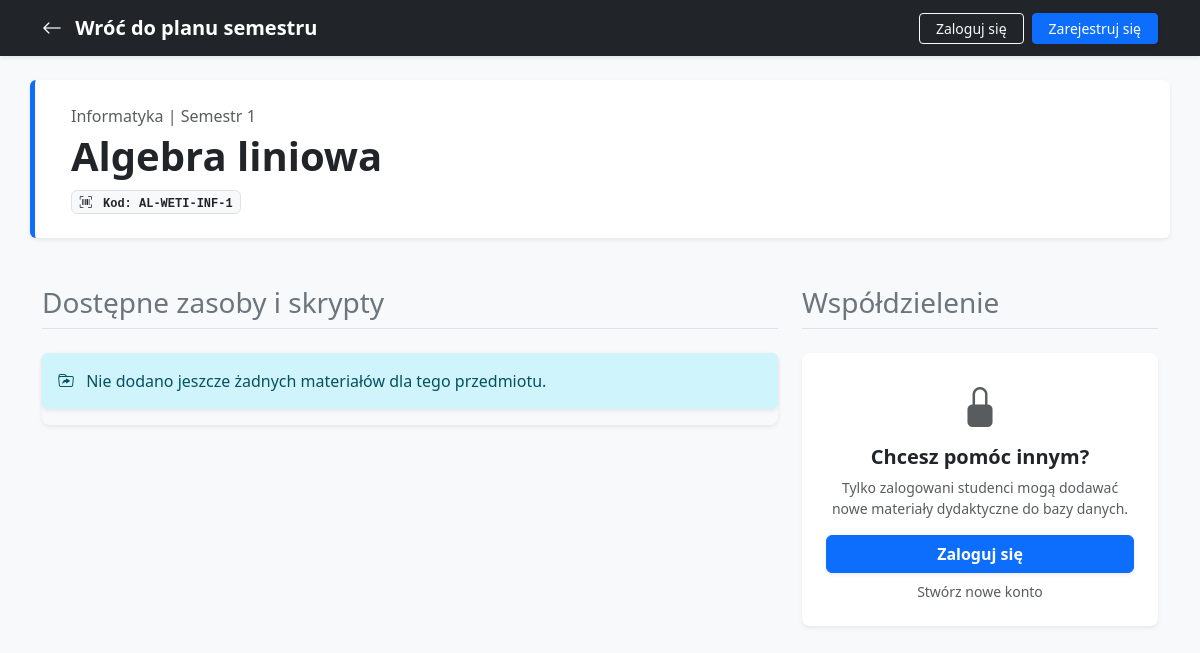
Page /subjects/1/materials on the committed database.
### resources/models.py (models this page shows, shortened)
class Subject(models.Model):
    name = models.CharField(max_length=100)
    code = models.CharField(max_length=30, unique=True) # eg. ETI-INF-2026
    semester = models.IntegerField()
    field_of_study = models.ForeignKey(FieldOfStudy, on_delete=models.CASCADE, related_name="subjects")
    STREAM_CHOICES = [
        ('ALL', 'Wspólny'),
        ('APP', 'Aplikacje'),
        ('SYS', 'Systemy'),
    ]
    stream = models.CharField(
        max_length=3,
        choices=STREAM_CHOICES,
        default='ALL'
    )

class FieldOfStudy(models.Model):
    name = models.CharField(max_length=100)
    faculty = models.ForeignKey(Faculty, on_delete=models.CASCADE, related_name="field_of_study")

### resources/views.py (the view)
# urls.py: path('subjects/<int:subject_id>/materials', views.subject_resources, name='subject_resources'),
def subject_resources(request, subject_id):
    subject = Subject.objects.get(id=subject_id)
    resources = subject.resources.all()
    if request.method == 'POST':
        if not request.user.is_authenticated:
            return redirect('login')
        form = ResourceForm(request.POST)
        if form.is_valid():
            resource = form.save(commit=False)
            resource.subject = subject
            resource.save()
            return redirect('subject_resources', subject_id=subject.id)
    else:
        form = ResourceForm()
    context = {
        'subject': subject,
        'resources': resources,
        'form': form,
    }
    return render(request, 'resources/subject_resources.html', context)

### resources/templates/resources/subject_resources.html (shortened to what this page needs)
<!DOCTYPE html>
<html lang="pl">
<head>
    <link href="https://cdn.jsdelivr.net/npm/bootstrap@5.3.0/dist/css/bootstrap.min.css" rel="stylesheet">
    <link rel="stylesheet" href="https://cdn.jsdelivr.net/npm/bootstrap-icons@1.11.1/font/bootstrap-icons.css">
</head>
<body class="bg-light">
    <nav class="navbar navbar-dark bg-dark mb-4 shadow-sm">
        <div class="container d-flex justify-content-between align-items-center">
            <a class="navbar-brand fw-bold" href="{% url 'semester_detail' subject.field_of_study.id subject.semester %}?stream={{ subject.stream }}">
                <i class="bi bi-arrow-left me-2"></i> Wróć do planu semestru
            </a>
            <div class="navbar-nav flex-row align-items-center">
                {% if user.is_authenticated %}
                    <span class="navbar-text text-light me-3 small d-flex align-items-center">
                        <i class="bi bi-person-circle text-primary me-2 fs-5"></i> Cześć, <strong class="text-white ms-1">{{ user.username }}</strong>!
                    </span>
                    <form action="{% url 'logout' %}" method="POST" class="d-inline">
                        {% csrf_token %}
                        <button type="submit" class="btn btn-sm btn-outline-danger fw-medium">
                            <i class="bi bi-box-arrow-left me-1"></i> Wyloguj
                        </button>
                    </form>
                {% else %}
                    <a href="{% url 'login' %}" class="btn btn-sm btn-outline-light fw-medium me-2 px-3">
                        Zaloguj się
                    </a>
                    <a href="{% url 'register' %}" class="btn btn-sm btn-primary fw-medium px-3 shadow-sm">
                        Zarejestruj się
                    </a>
                {% endif %}
            </div>
        </div>
    </nav>
    <div class="container mb-5">
        <div class="row bg-white p-4 rounded shadow-sm border-start border-5 border-primary">
            <div class="col">
                <p class="text-muted mb-1 fs-6">
                    {{ subject.field_of_study.name }} | Semestr {{ subject.semester }}
                </p>
                <h1 class="display-6 fw-bold mb-2">{{ subject.name }}</h1>
                <span class="badge bg-light text-dark border font-monospace">
                    <i class="bi bi-upc-scan me-1"></i> Kod: {{ subject.code }}
                </span>
            </div>
        </div>
    </div>
    <div class="container mb-5">
        <div class="row g-4 justify-content-center">
            <div class="col-lg-8">
                <h3 class="mb-4 text-secondary border-bottom pb-2">Dostępne zasoby i skrypty</h3>
                <div class="list-group shadow-sm rounded-3 mb-4">
                    {% for resource in resources %}
                        <a href="{{ resource.url }}" target="_blank" class="list-group-item list-group-item-action p-3 d-flex align-items-center justify-content-between hover-item">
                            <div class="d-flex align-items-center">
                                <div class="me-3 fs-3">
                                    {% if resource.resource_type == 'LEC' %}
                                        <i class="bi bi-book text-warning"></i>
                                    {% elif resource.resource_type == 'LAB' %}
                                        <i class="bi bi-laptop text-success"></i>
                                    {% else %}
                                        <i class="bi bi-clipboard-check text-info"></i>
                                    {% endif %}
                                </div>
                                <div>
                                    <h5 class="mb-1 fw-bold text-dark">{{ resource.title }}</h5>
                                    <small class="text-muted">
                                        {% if resource.resource_type == 'LEC' %}Wykład
                                        {% elif resource.resource_type == 'LAB' %}Laboratorium
                                        {% else %}Projekt{% endif %}
                                    </small>
                                </div>
                            </div>
                            <div class="text-primary fs-5">
                                <i class="bi bi-box-arrow-up-right"></i>
                            </div>
                        </a>
                    {% empty %}
                        <div class="alert alert-info border-0 shadow-sm" role="alert">
                            <i class="bi bi-folder-symlink me-2"></i> Nie dodano jeszcze żadnych materiałów dla tego przedmiotu.
                        </div>
                    {% endfor %}
                </div>
            </div>
            <div class="col-lg-4">
                <h3 class="mb-4 text-secondary border-bottom pb-2">Współdzielenie</h3>
                {% if user.is_authenticated %}
                    <div class="card border-0 shadow-sm bg-white rounded-3 p-4">
                        <h4 class="h5 fw-bold text-dark mb-3"><i class="bi bi-plus-circle-fill text-success me-2"></i>Dodaj nowy zasób</h4>
                        <form method="POST">
                            {% csrf_token %}
                            <div class="mb-3">
                                <label for="id_title" class="form-label small fw-bold text-secondary mb-1">Nazwa materiału</label>
                                <input type="text" name="title" id="id_title" maxlength="200" required class="form-control bg-light" placeholder="np. Notatki przed kolokwium 2">
                            </div>
                            <div class="mb-3">
                                <label for="id_url" class="form-label small fw-bold text-secondary mb-1">Link URL</label>
                                <input type="url" name="url" id="id_url" required class="form-control bg-light" placeholder="https://drive.google.com/...">
                            </div>
                            <div class="mb-4">
                                <label for="id_resource_type" class="form-label small fw-bold text-secondary mb-1">Typ zajęć</label>
                                <select name="resource_type" id="id_resource_type" class="form-select bg-light">
                                    <option value="LEC" selected>Wykład</option>
                                    <option value="LAB">Laboratorium</option>
                                    <option value="PROJ">Projekt</option>
                                </select>
                            </div>
                            <button type="submit" class="btn btn-success w-100 fw-bold py-2 shadow-sm">
                                <i class="bi bi-cloud-upload me-1"></i> Udostępnij link
                            </button>
                        </form>
                    </div>
                {% else %}
                    <div class="card border-0 shadow-sm bg-white rounded-3 p-4 text-center">
                        <div class="fs-1 text-muted mb-2"><i class="bi bi-lock-fill"></i></div>
                        <h4 class="h5 fw-bold text-dark mb-2">Chcesz pomóc innym?</h4>
                        <p class="text-muted small mb-3">Tylko zalogowani studenci mogą dodawać nowe materiały dydaktyczne do bazy danych.</p>
                        <a href="{% url 'login' %}" class="btn btn-primary w-100 fw-bold shadow-sm mb-2">Zaloguj się</a>
                        <a href="{% url 'register' %}" class="text-decoration-none small text-muted">Stwórz nowe konto</a>
                    </div>
                {% endif %}
            </div>
        </div>
    </div>
</body>
</html>

### rows in the picture
Subject: field_of_study.name "Informatyka", semester "1", name "Algebra liniowa", code "AL-WETI-INF-1"
